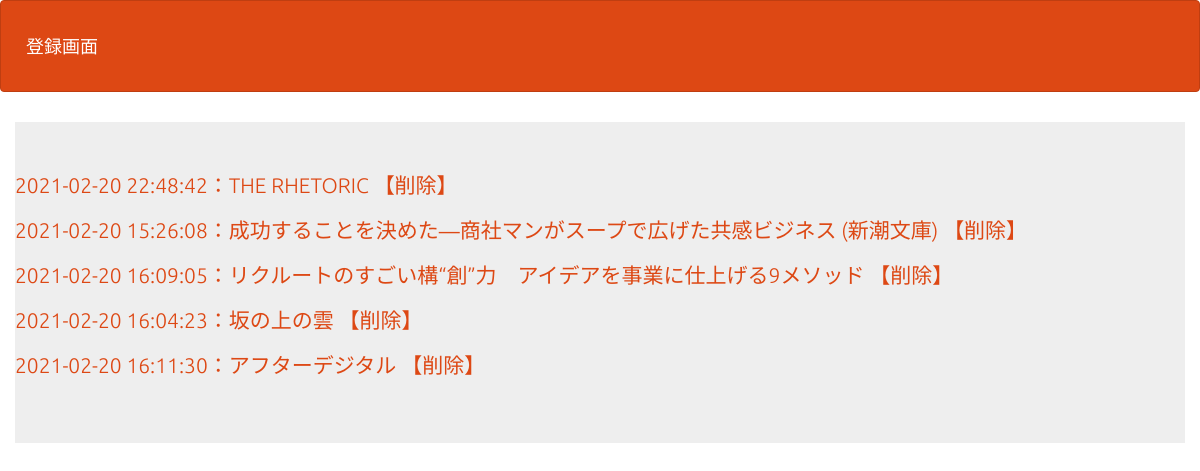
The page /select.php on the database its author committed.
### tables this page shows
CREATE TABLE `gs_bm_table` (
  `id` int(12) NOT NULL,
  `name` varchar(64) NOT NULL,
  `url` text NOT NULL,
  `comment` text NOT NULL,
  `indate` datetime NOT NULL
);

### select.php (the view, shortened to what this page needs)
<?php
$pdo = db_conn();
$stmt = $pdo->prepare("SELECT * FROM gs_bm_table");
$status = $stmt->execute();
$view="";
if ($status==false) {
  $error = $stmt->errorInfo();
  exit("ErrorQuery:".$error[2]);
}else{
  while( $result = $stmt->fetch(PDO::FETCH_ASSOC)){
    $view .= '<p>';
    $view .= '<a href="bm_update_view.php?id='.$result["id"].'">';
    $view .= $result["indate"] . "：" . $result["name"];
    $view .= '</a>';
    $view .= '<a href="bm_delete.php?id='.$result["id"].'">';
    $view .= ' 【削除】 ';
    $view .= '</a>';
    $view .= '</p>';
  }
}
?>
<!DOCTYPE html>
<html lang="ja">
<head>
<link rel="stylesheet" href="css/range.css">
<link href="css/bootstrap.min.css" rel="stylesheet">
</head>
<body id="main">
<header>
  <nav class="navbar navbar-default">
    <div class="container-fluid">
      <div class="navbar-header">
      <a class="navbar-brand" href="index.php">登録画面</a>
      </div>
    </div>
  </nav>
</header>
<div>
    <div class="container jumbotron"><?= $view ?></div>
</div>
</body>
</html>

### select.php (style rules this page uses)
div { padding: 10px;font-size:16px; }

### rows shown on the page
gs_bm_table: value "2021-02-20 22:48:42：THE RHETORIC 【削除】"
gs_bm_table: value "2021-02-20 15:26:08：成功することを決めた―商社マンがスープで広げた共感ビジネス (新潮文庫) 【削除】"
gs_bm_table: value "2021-02-20 16:09:05：リクルートのすごい構“創”力 アイデアを事業に仕上げる9メソッド 【削除】"
gs_bm_table: value "2021-02-20 16:04:23：坂の上の雲 【削除】"
gs_bm_table: value "2021-02-20 16:11:30：アフターデジタル 【削除】"
